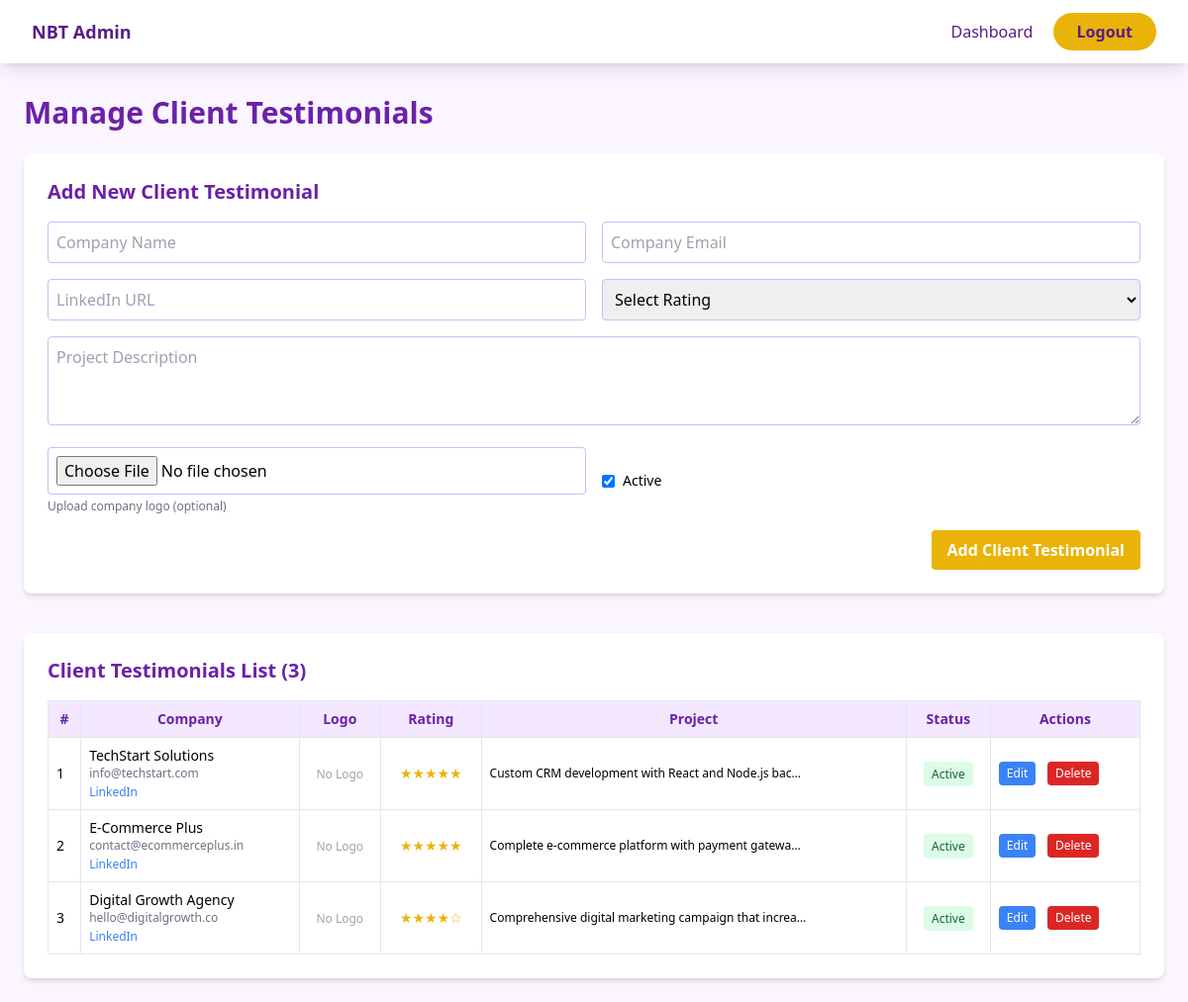
The page /nbt/admin/manage_client_testimonials.php (signed in) on the database its author committed.
### tables this page shows
CREATE TABLE client_testimonials (
    id INT AUTO_INCREMENT PRIMARY KEY,
    company_name VARCHAR(255) DEFAULT '',
    company_email VARCHAR(255) DEFAULT '',
    linkedin VARCHAR(255) DEFAULT '',
    project_description TEXT DEFAULT '',
    rating INT DEFAULT 5,
    company_logo LONGBLOB,
    contact_person VARCHAR(255) DEFAULT '',
    is_active TINYINT(1) DEFAULT 1,
    created_at TIMESTAMP DEFAULT CURRENT_TIMESTAMP
);

### nbt/admin/manage_client_testimonials.php (the view, shortened to what this page needs)
<?php
require '../config/db.php';
$stmt = $pdo->query("SELECT * FROM client_testimonials ORDER BY created_at DESC");
$client_testimonials = $stmt->fetchAll();
?>
<!DOCTYPE html>
<html lang="en">
<head>
    <script src="https://cdn.tailwindcss.com"></script>
</head>
<body class="bg-purple-50 font-sans min-h-screen">
    <nav class="bg-white shadow-lg fixed w-full top-0 z-50">
        <div class="max-w-7xl mx-auto px-4 sm:px-6 lg:px-8">
            <div class="flex justify-between items-center h-16">
                <div class="text-lg font-semibold text-purple-900">NBT Admin</div>
                <div>
                    <a href="dashboard.php" class="text-purple-900 hover:text-yellow-500 px-4">Dashboard</a>
                    <a href="logout.php" class="bg-yellow-500 text-purple-900 px-6 py-2 rounded-full font-semibold hover:bg-yellow-600">Logout</a>
                </div>
            </div>
        </div>
    </nav>
    <div class="max-w-7xl mx-auto p-6 pt-24">
        <h1 class="text-3xl font-bold text-purple-800 mb-6">Manage Client Testimonials</h1>
        <div class="bg-white rounded-lg shadow-md p-6 mb-10">
            <h2 class="text-xl font-semibold mb-4 text-purple-800">Add New Client Testimonial</h2>
            <form method="POST" enctype="multipart/form-data" class="grid grid-cols-1 md:grid-cols-2 gap-4">
                <input type="text" name="company_name" placeholder="Company Name" required class="border border-purple-300 p-2 rounded" />
                <input type="email" name="company_email" placeholder="Company Email" class="border border-purple-300 p-2 rounded" />
                <input type="url" name="linkedin" placeholder="LinkedIn URL" class="border border-purple-300 p-2 rounded" />
                <select name="rating" required class="border border-purple-300 p-2 rounded">
                    <option value="">Select Rating</option>
                </select>
                <div class="col-span-2">
                    <textarea name="project_description" placeholder="Project Description" rows="3" class="w-full border border-purple-300 p-2 rounded"></textarea>
                </div>
                <div class="col-span-1">
                    <input type="file" name="company_logo" accept="image/*" class="border border-purple-300 p-2 rounded w-full" />
                    <div class="text-xs text-gray-500 mt-1">Upload company logo (optional)</div>
                </div>
                <div class="flex items-center">
                    <label class="flex items-center">
                        <input type="checkbox" name="is_active" checked class="mr-2">
                        <span class="text-sm">Active</span>
                    </label>
                </div>
                <div class="col-span-2 text-right">
                    <button type="submit" name="add" class="bg-yellow-500 hover:bg-yellow-600 text-white font-bold px-4 py-2 rounded">Add Client Testimonial</button>
                </div>
            </form>
        </div>
        <div class="bg-white rounded-lg shadow-md p-6">
            <h2 class="text-xl font-semibold mb-4 text-purple-800">Client Testimonials List (<?= count($client_testimonials) ?>)</h2>
            <div class="overflow-x-auto">
                <table class="min-w-full table-auto text-sm border">
                    <thead>
                        <tr class="bg-purple-100 text-purple-800">
                            <th class="p-2 border">#</th>
                            <th class="p-2 border">Company</th>
                            <th class="p-2 border">Logo</th>
                            <th class="p-2 border">Rating</th>
                            <th class="p-2 border">Project</th>
                            <th class="p-2 border">Status</th>
                            <th class="p-2 border">Actions</th>
                        </tr>
                    </thead>
                    <tbody>
                        <?php foreach ($client_testimonials as $testimonial): ?>
                            <tr class="border-t hover:bg-gray-50">
                                <td class="p-2 border"><?= $testimonial['id'] ?></td>
                                <td class="p-2 border">
                                    <div class="font-medium"><?= htmlspecialchars($testimonial['company_name']) ?></div>
                                    <?php if ($testimonial['company_email']): ?>
                                        <div class="text-xs text-gray-500"><?= htmlspecialchars($testimonial['company_email']) ?></div>
                                    <?php endif; ?>
                                    <?php if ($testimonial['linkedin']): ?>
                                        <a href="<?= htmlspecialchars($testimonial['linkedin']) ?>" target="_blank" class="text-xs text-blue-500 hover:underline">LinkedIn</a>
                                    <?php endif; ?>
                                </td>
                                <td class="p-2 border text-center">
                                    <?php if (!empty($testimonial['company_logo'])): ?>
                                        <img alt="Logo" class="h-10 w-10 object-cover rounded mx-auto">
                                    <?php else: ?>
                                        <span class="text-gray-400 text-xs">No Logo</span>
                                    <?php endif; ?>
                                </td>
                                <td class="p-2 border text-center">
                                    <div class="text-yellow-500">
                                        <?= str_repeat('★', $testimonial['rating']) . str_repeat('☆', 5 - $testimonial['rating']) ?>
                                    </div>
                                </td>
                                <td class="p-2 border">
                                    <div class="text-xs max-w-xs truncate"><?= htmlspecialchars($testimonial['project_description']) ?></div>
                                </td>
                                <td class="p-2 border text-center">
                                    <span class="bg-<?= $testimonial['is_active'] ? 'green' : 'red' ?>-100 text-<?= $testimonial['is_active'] ? 'green' : 'red' ?>-800 px-2 py-1 rounded text-xs">
                                        <?= $testimonial['is_active'] ? 'Active' : 'Inactive' ?>
                                    </span>
                                </td>
                                <td class="p-2 border space-x-2">
                                    <button onclick="toggleEdit(<?= $testimonial['id'] ?>)" class="bg-blue-500 text-white px-2 py-1 rounded text-xs">Edit</button>
                                    <form method="POST" class="inline">
                                        <button type="submit" name="delete" onclick="return confirm('Delete this testimonial?')" class="bg-red-600 text-white px-2 py-1 rounded text-xs">Delete</button>
                                    </form>
                                </td>
                            </tr>
                        <?php endforeach; ?>
                    </tbody>
                </table>
            </div>
        </div>
    </div>
</body>
</html>

### rows shown on the page
client_testimonials: id "1", company_name "TechStart Solutions", company_email "info@techstart.com", shows "No Logo", rating "★★★★★", project_description "Custom CRM development with React and Node.js bac…", is_active "Active"
client_testimonials: id "2", company_name "E-Commerce Plus", company_email "contact@ecommerceplus.in", shows "No Logo", rating "★★★★★", project_description "Complete e-commerce platform with payment gatewa…", is_active "Active"
client_testimonials: id "3", company_name "Digital Growth Agency", company_email "hello@digitalgrowth.co", shows "No Logo", rating "★★★★", rating "☆", project_description "Comprehensive digital marketing campaign that increa…", is_active "Active"

### other values the page prints
count($client_testimonials) "3"
